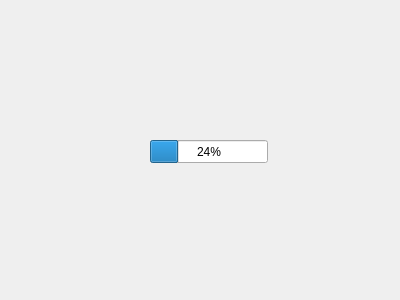
<?xml version="1.0" encoding="UTF-8"?>
<ui version="4.0">
 <class>loadingbar</class>
 <widget class="QWidget" name="loadingbar">
  <property name="geometry">
   <rect>
    <x>0</x>
    <y>0</y>
    <width>400</width>
    <height>300</height>
   </rect>
  </property>
  <property name="windowTitle">
   <string>Form</string>
  </property>
  <widget class="QProgressBar" name="progressBar">
   <property name="geometry">
    <rect>
     <x>150</x>
     <y>140</y>
     <width>118</width>
     <height>23</height>
    </rect>
   </property>
   <property name="value">
    <number>24</number>
   </property>
  </widget>
 </widget>
 <resources/>
 <connections/>
</ui>
